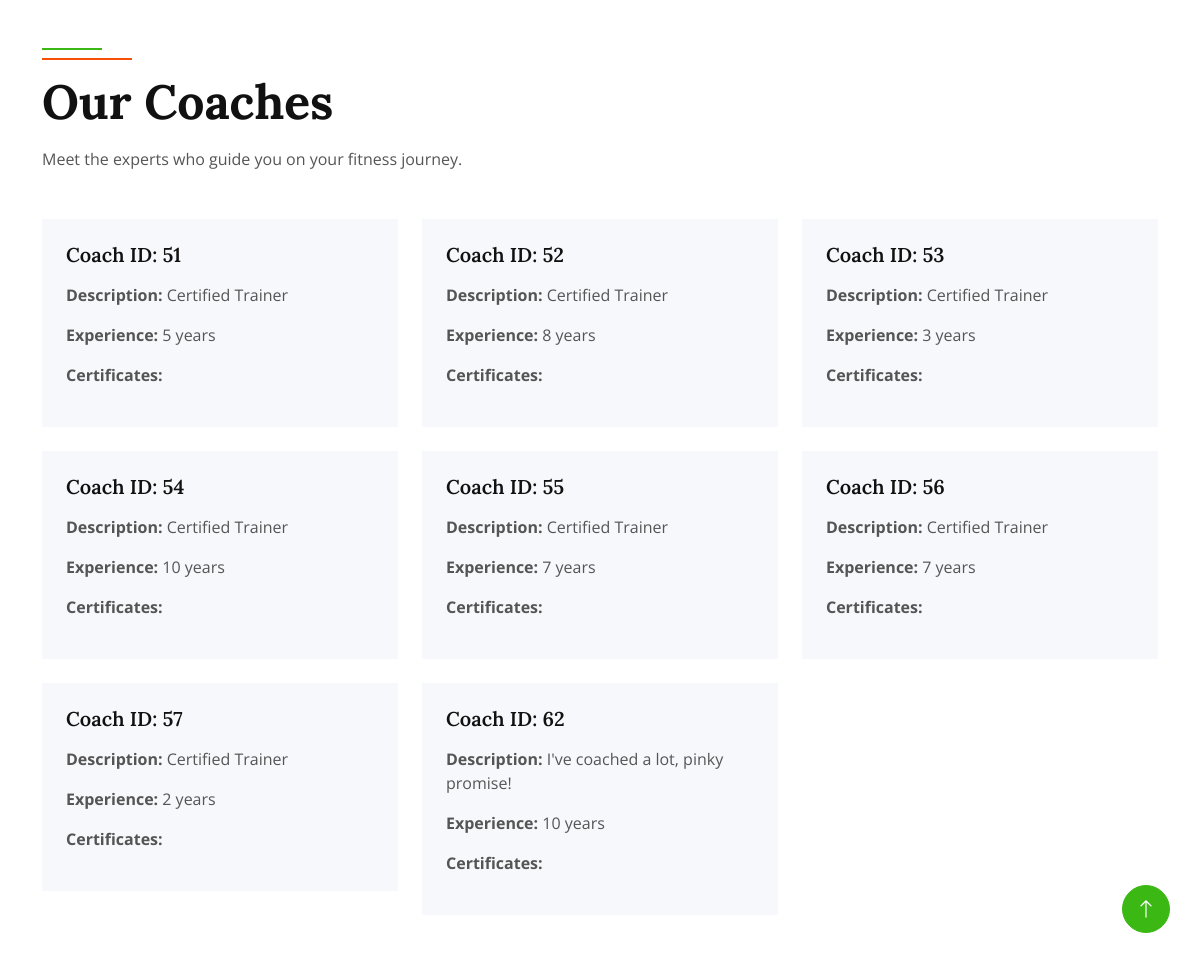
Page /coaches on the earlier database version.
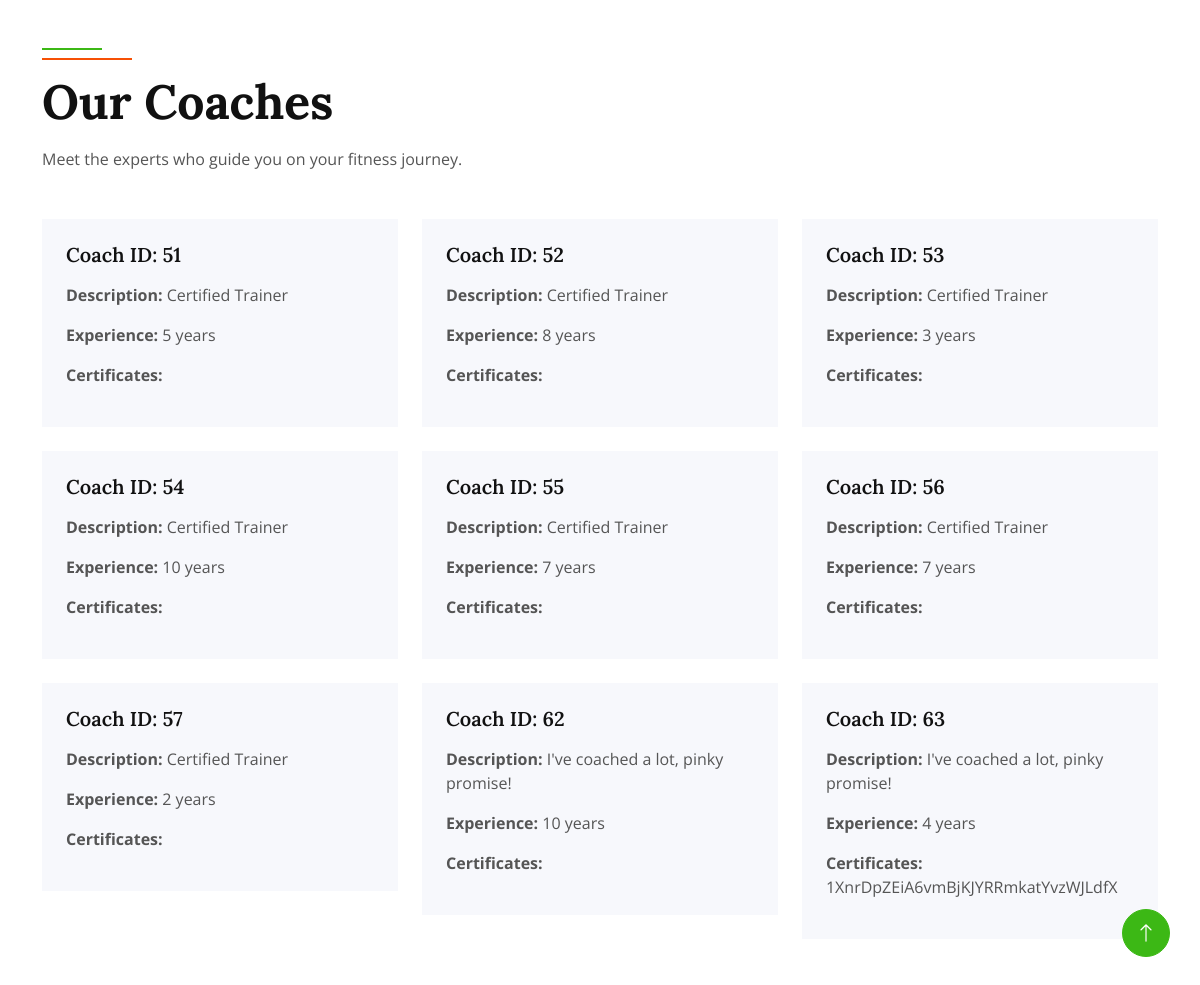
Same page on the later database version.
### tables this page shows
CREATE TABLE `Coach` (`Coach_ID`, `Verified`, `Description`, `Experience`, `Certificates`);

### app.py (the view)
@app.route('/coaches', methods=['GET'])
def GetCoach():
    conn = get_db_connection()
    cursor = conn.cursor()
    query = """
    SELECT  Coach_ID, Verified, Description, Experience, Certificates
    FROM Coach
    """
    cursor.execute(query)
    result = cursor.fetchall()
    coaches_data = [
        {"Coach_ID": row[0], "Verified": row[1], "Description": row[2], "Experience": row[3], "Certificates": row[4],
         } for row in result]
    return render_template('coaches_details.html', coaches=coaches_data)

### app.py (called while the page is built)
def get_db_connection():
    conn = sqlite3.connect(DATABASE)
    conn.row_factory = sqlite3.Row
    return conn

### templates/coaches_details.html (shortened to what this page needs)
<!DOCTYPE html>
<html lang="en">
<head>
    <link href="https://cdnjs.cloudflare.com/ajax/libs/font-awesome/5.10.0/css/all.min.css" rel="stylesheet">
    <link href="https://cdn.jsdelivr.net/npm/bootstrap-icons@1.4.1/font/bootstrap-icons.css" rel="stylesheet">
    <link href="{{ url_for('static', filename='css/bootstrap.min.css') }}" rel="stylesheet">
    <link href="{{ url_for('static', filename='css/style.css') }}" rel="stylesheet">
</head>
<body>
    <div class="container-xxl py-5">
        <div class="container">
            <div class="row g-0 gx-5 align-items-end">
                <div class="col-lg-6">
                    <div class="section-header text-start mb-5 wow fadeInUp" data-wow-delay="0.1s" style="max-width: 500px;">
                        <h1 class="display-5 mb-3">Our Coaches</h1>
                        <p>Meet the experts who guide you on your fitness journey.</p>
                    </div>
                </div>
            </div>
            <div class="row g-4">
                {% for coach in coaches %}
                <div class="col-xl-4 col-lg-6 col-md-6 wow fadeInUp" data-wow-delay="0.3s">
                    <div class="coach-item">
                        <div class="bg-light p-4 rounded">
                            <h5 class="mb-3">Coach ID: {{ coach['Coach_ID'] }}</h5>
                            <p><strong>Description:</strong> {{ coach['Description'] }}</p>
                            <p><strong>Experience:</strong> {{ coach['Experience'] }} </p>
                            <p><strong>Certificates:</strong> {{ coach['Certificates'] }}</p>
                        </div>
                    </div>
                </div>
                {% endfor %}
            </div>
        </div>
    </div>
    <a href="#" class="btn btn-lg btn-primary btn-lg-square rounded-circle back-to-top"><i class="bi bi-arrow-up"></i></a>
</body>
</html>

Differences in the rows shown:
added Coach: Coach_ID "63", Description "I've coached a lot, pinky promise!", Experience "4 years", Certificates "1XnrDpZEiA6vmBjKJYRRmkatYvzWJLdfX"
